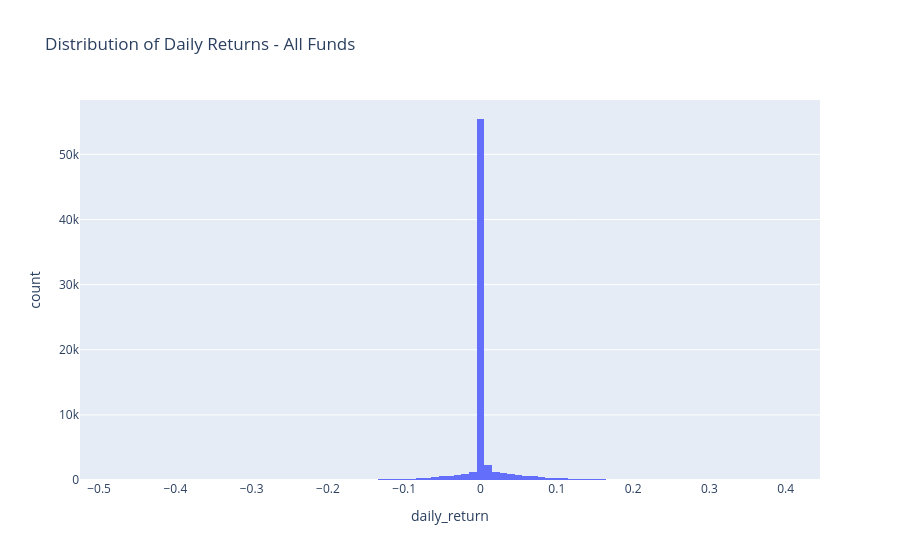

Notebook code cell kept with this figure:
### Code cell
# Task 1 - Daily Returns
nav['daily_return'] = nav.groupby('amfi_code')['nav'].pct_change()

# Validate distribution
print(nav['daily_return'].describe())

# Plot distribution
fig = px.histogram(
    nav.dropna(),
    x='daily_return',
    nbins=100,
    title='Distribution of Daily Returns - All Funds'
)
fig.show()

### Figure 1 — Plotly figure (JSON) as saved in the notebook; plotly's stock layout.template omitted (floating-point values rounded to 4 significant figures; data arrays with more than 128 entries replaced by an {"elided": "..."} marker saying what was removed)
{"data": [{"bingroup": "x", "hovertemplate": "daily_return=%{x}<br>count=%{y}<extra></extra>", "legendgroup": "", "marker": {"color": "#636efa", "pattern": {"shape": ""}}, "name": "", "nbinsx": 100, "orientation": "v", "showlegend": false, "type": "histogram", "x": {"elided": "71920 float values"}, "xaxis": "x", "yaxis": "y"}], "layout": {"barmode": "relative", "legend": {"tracegroupgap": 0}, "title": {"text": "Distribution of Daily Returns - All Funds"}, "xaxis": {"anchor": "y", "domain": [0, 1], "title": {"text": "daily_return"}}, "yaxis": {"anchor": "x", "domain": [0, 1], "title": {"text": "count"}}}}
